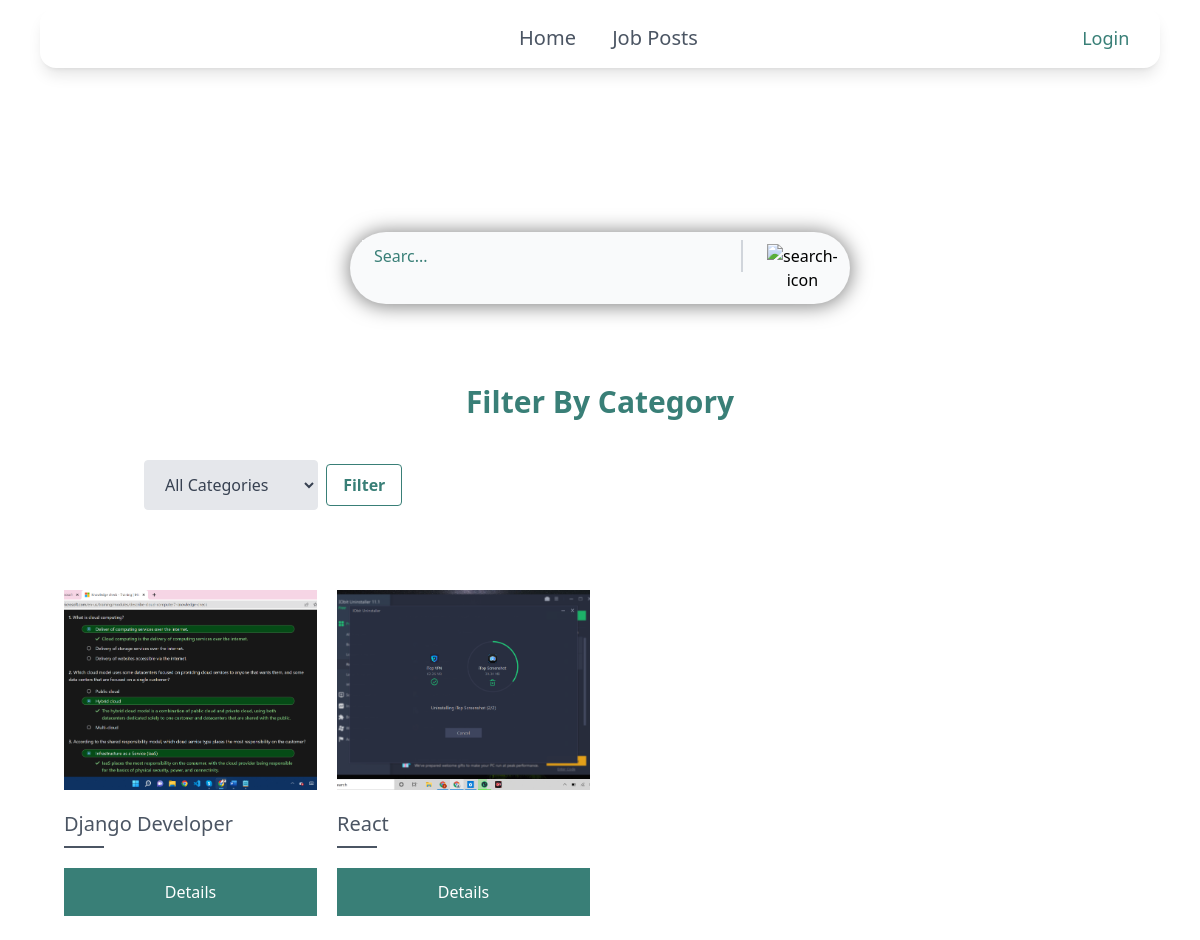
The app's page /jobs/, older data.
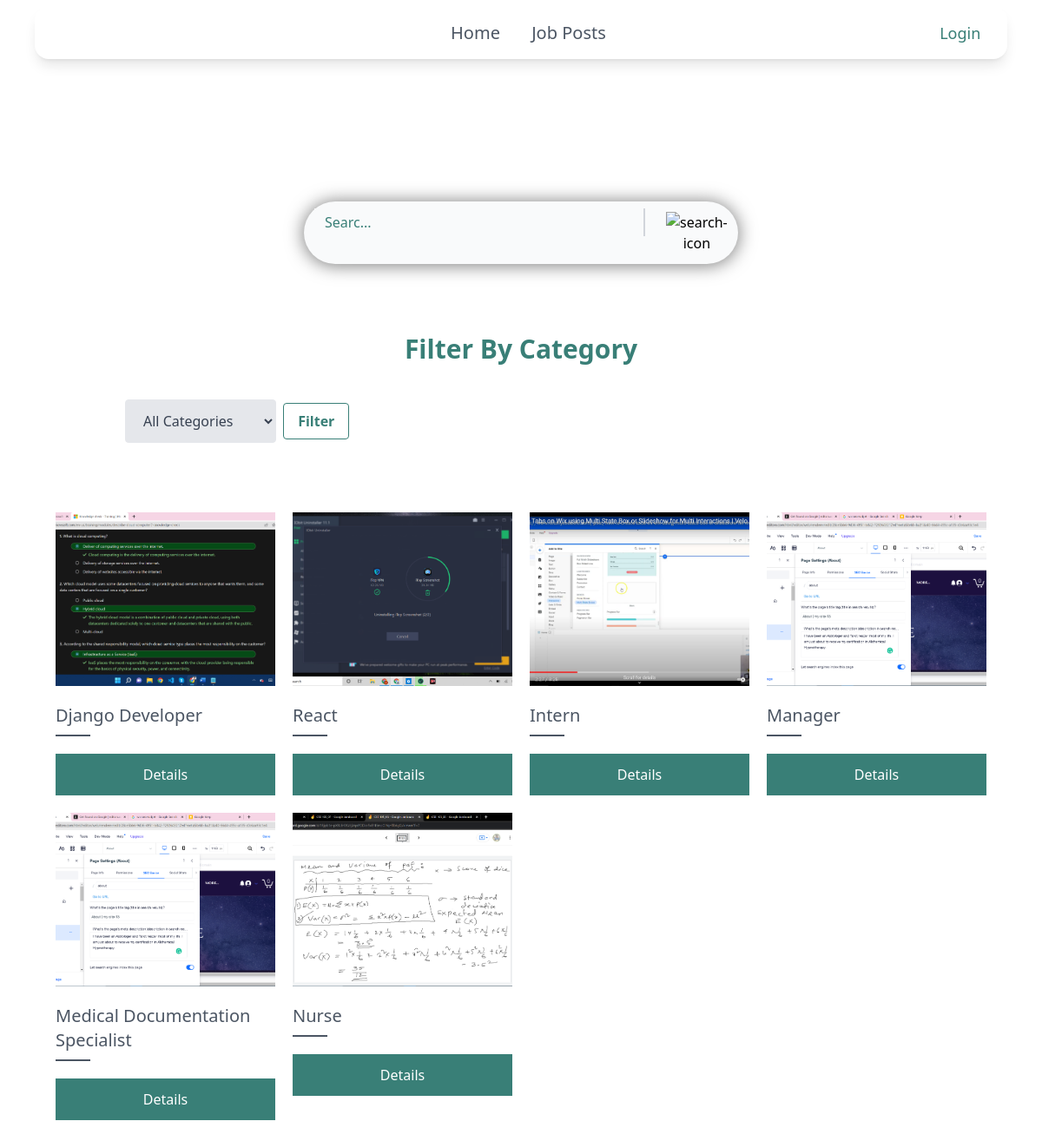
The same page, newer data.
### core/models.py (models this page shows, shortened)
class Post(models.Model):
    category = models.ForeignKey(Category, related_name='posts', on_delete=models.CASCADE)
    name = models.CharField(max_length=255)
    description = models.TextField()
    salary = models.FloatField()
    image = models.ImageField(upload_to='post_images',blank=True, null=True)
    created_by = models.ForeignKey(User,related_name='posts',on_delete=models.CASCADE)
    created_at = models.DateTimeField(auto_now_add=True)

### core/views.py (the view)
# urls.py: path('jobs/',jobpost,name='jobpost'),
def jobpost(request):
    form = PostSearchForm()
    categories = Category.objects.all()
    posts = Post.objects.all()
    form1 = PostFilterForm()
    if 'category' in request.GET:
        form1 = PostFilterForm(request.GET)
        if form1.is_valid():
            category = form1.cleaned_data['category']
            if category:
                posts = posts.filter(category=category)
    return render(request,'core/jobpost.html',{'posts':posts,'categories':categories,'form':form,'filterForm':form1})

### core/forms.py
class PostSearchForm(forms.Form):
    search_query = forms.CharField(widget=forms.TextInput(attrs={
        'placeholder': 'Searc...',
        'class': 'px-3 py-1 bg-gray-50 w-full border-0  border-r-gray-300 border-r-2 focus:border-transparent focus:border-r-gray-300 focus:ring-0 outline-transparent placeholder:text-[#397f77]'
    }))

class PostFilterForm(forms.Form):
    category = forms.ModelChoiceField(queryset=Category.objects.all(), empty_label='All Categories', required=False,widget=forms.Select(attrs={
        'class' : ' bg-gray-200 border border-gray-200 text-gray-700 py-3 px-4 pr-8 rounded leading-tight focus:outline-none focus:bg-white focus:border-gray-500" '
    }))

### core/models.py (called while the page is built)
    def __str__(self):
        return self.name

### core/templates/core/jobpost.html
{% extends 'core/base.html' %}
{% block content %}
<div class="animate-crossfade mx-10 pt-52 flex flex-col justify-center ">
    <div class="mb-20  flex  justify-center  ">
        <form action="/search/" method="GET">
            <div class=" w-[500px] grid grid-cols-5 bg-gray-50 py-2 px-3 rounded-full shadow-[0_1px_20px_1px_rgba(0,0,0,0.5)]">
                <div class="col-span-4">
                    {{form.search_query}}
                </div>
                <div class=" col-span-1">
                    <button type="submit" class=" pl-6 py-1" >
                        <img src="https://img.icons8.com/ios-glyphs/30/397f77/search--v1.png" alt="search-icon" />
                    </button>
                </div>
            </div>
        </form>
    </div>
    <div class="flex flex-col justify-center ">
        <h1 class="text-center mb-5 text-3xl pb-5 font-bold text-[#397f77]">Filter By Category</h1>
        <div class="flex justify-between  flex-wrap px-20 mb-20">
            <form method="GET" action=".">
                {{filterForm.category}}
                <button type="submit" class="m-1 bg-transparent hover:bg-[#397f77] text-[#397f77] font-semibold hover:text-white py-2 px-4 border border-[#397f77] hover:border-transparent rounded">Filter</button>
            </form>
        </div>
    </div>
    <div>
        <div class="grid lg:grid-cols-4 md:grid-cols-2 sm:grid-cols-1 gap-5">
            {% for post in posts %}
            <div class="w-full ">
                <div class="group">
                    <div class="h-[200px] w-full overflow-hidden">
                        <img src="{{post.image.url}}" alt="" class="h-full w-full object-cover group-hover:scale-110 duration-500 " />
                    </div>
                    <div class="mt-5 pb-2">
                        <h2 class="text-xl text-gray-600">{{post.name}}</h2>
                    </div>
                    <div class="h-[2px] w-[40px] bg-gray-600"></div>
                    <div class="mt-5">
                        <a href="{% url 'jobdetails' post.id %}">
                            <button class="bg-[#397f77] px-10 py-3 w-full text-white hover:bg-[#18debb] duration-500 opacity-100">Details</button>
                        </a>
                    </div>
                </div>
            </div>
            {% endfor %}
        </div>
    </div>
</div>
{% endblock %}

Row changes from the older to the newer data that the page shows:
added Post: image (picture), name "Intern"
added Post: image (picture), name "Manager"
added Post: image (picture), name "Medical Documentation Specialist"
added Post: image (picture), name "Nurse"
